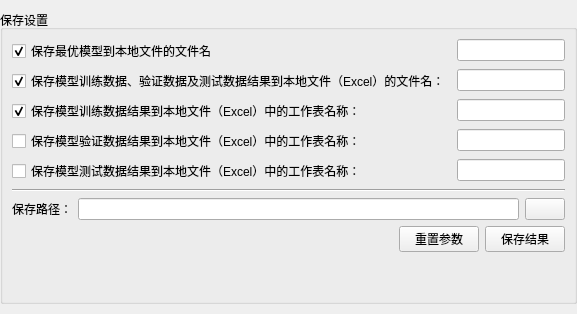
     <widget class="QWidget" name="saveEstimatorDataPage">
      <layout class="QHBoxLayout" name="saveModelHorizontalLayout">
       <property name="spacing">
        <number>5</number>
       </property>
       <property name="leftMargin">
        <number>0</number>
       </property>
       <property name="topMargin">
        <number>10</number>
       </property>
       <property name="rightMargin">
        <number>0</number>
       </property>
       <property name="bottomMargin">
        <number>10</number>
       </property>
       <item>
        <widget class="QGroupBox" name="saveEstimatorDataGroupBox">
         <property name="title">
          <string>保存设置</string>
         </property>
         <layout class="QVBoxLayout" name="saveModelDataGroupBoxVerticalLayout">
          <item>
           <layout class="QFormLayout" name="saveEstimatorDataFormLayout">
            <item row="0" column="0">
             <widget class="QCheckBox" name="isSaveBestEstimatorToFileCheckBox">
              <property name="text">
               <string>保存最优模型到本地文件的文件名</string>
              </property>
              <property name="checked">
               <bool>true</bool>
              </property>
             </widget>
            </item>
            <item row="0" column="1">
             <widget class="QLineEdit" name="isSaveBestEstimatorToFileLineEdit"/>
            </item>
            <item row="1" column="0">
             <widget class="QCheckBox" name="isSaveEstimatorDataToExcelFileNameCheckBox">
              <property name="text">
               <string>保存模型训练数据、验证数据及测试数据结果到本地文件（Excel）的文件名：</string>
              </property>
              <property name="checked">
               <bool>true</bool>
              </property>
             </widget>
            </item>
            <item row="1" column="1">
             <widget class="QLineEdit" name="isSaveEstimatorDataToExcelFileNameLineEdit"/>
            </item>
            <item row="2" column="0">
             <widget class="QCheckBox" name="isSaveTrainingDataToWorkingSheetNameCheckBox">
              <property name="text">
               <string>保存模型训练数据结果到本地文件（Excel）中的工作表名称：</string>
              </property>
              <property name="checked">
               <bool>true</bool>
              </property>
             </widget>
            </item>
            <item row="2" column="1">
             <widget class="QLineEdit" name="isSaveTrainingDataToWorkingSheetNameLineEdit"/>
            </item>
            <item row="3" column="0">
             <widget class="QCheckBox" name="isSaveCVDataToWorkingSheetNameCheckBox">
              <property name="enabled">
               <bool>true</bool>
              </property>
              <property name="text">
               <string>保存模型验证数据结果到本地文件（Excel）中的工作表名称：</string>
              </property>
              <property name="checked">
               <bool>false</bool>
              </property>
             </widget>
            </item>
            <item row="3" column="1">
             <widget class="QLineEdit" name="isSaveCVDataToWorkingSheetNameLineEdit">
              <property name="enabled">
               <bool>true</bool>
              </property>
             </widget>
            </item>
            <item row="4" column="0">
             <widget class="QCheckBox" name="isSaveTestDataToWorkingSheetNameCheckBox">
              <property name="enabled">
               <bool>true</bool>
              </property>
              <property name="text">
               <string>保存模型测试数据结果到本地文件（Excel）中的工作表名称：</string>
              </property>
              <property name="checked">
               <bool>false</bool>
              </property>
             </widget>
            </item>
            <item row="4" column="1">
             <widget class="QLineEdit" name="isSaveTestDataToWorkingSheetNameLineEdit">
              <property name="enabled">
               <bool>true</bool>
              </property>
             </widget>
            </item>
           </layout>
          </item>
          <item>
           <widget class="Line" name="saveEstimatorDataGroupBoxVerticalLayoutLine">
            <property name="orientation">
             <enum>Qt::Horizontal</enum>
            </property>
           </widget>
          </item>
          <item>
           <layout class="QHBoxLayout" name="saveModelDataHorizontalLayout_1">
            <item>
             <widget class="QLabel" name="selectEstimatorDataSaveDirectoryLabel">
              <property name="text">
               <string>保存路径：</string>
              </property>
             </widget>
            </item>
            <item>
             <widget class="QLineEdit" name="selectEstimatorDataSaveDirectoryLineEdit"/>
            </item>
            <item>
             <widget class="QPushButton" name="selectEstimatorDataSaveDirectoryPushButton">
              <property name="text">
               <string/>
              </property>
             </widget>
            </item>
           </layout>
          </item>
          <item>
           <layout class="QHBoxLayout" name="saveEstimatorDataHorizontalLayout_2">
            <item>
             <spacer name="saveEstimatorDataHorizontalLayout_2HorizontalSpacer">
              <property name="orientation">
               <enum>Qt::Horizontal</enum>
              </property>
              <property name="sizeHint" stdset="0">
               <size>
                <width>40</width>
                <height>20</height>
               </size>
              </property>
             </spacer>
            </item>
            <item>
             <widget class="QPushButton" name="resetSaveParameterPushButton">
              <property name="text">
               <string>重置参数</string>
              </property>
             </widget>
            </item>
            <item>
             <widget class="QPushButton" name="saveEstimatorDataPushButton">
              <property name="text">
               <string>保存结果</string>
              </property>
             </widget>
            </item>
           </layout>
          </item>
          <item>
           <spacer name="saveEstimatorDataGroupBoxVerticalLayoutVerticalSpacer">
            <property name="orientation">
             <enum>Qt::Vertical</enum>
            </property>
            <property name="sizeHint" stdset="0">
             <size>
              <width>20</width>
              <height>40</height>
             </size>
            </property>
           </spacer>
          </item>
         </layout>
        </widget>
       </item>
      </layout>
     </widget>
